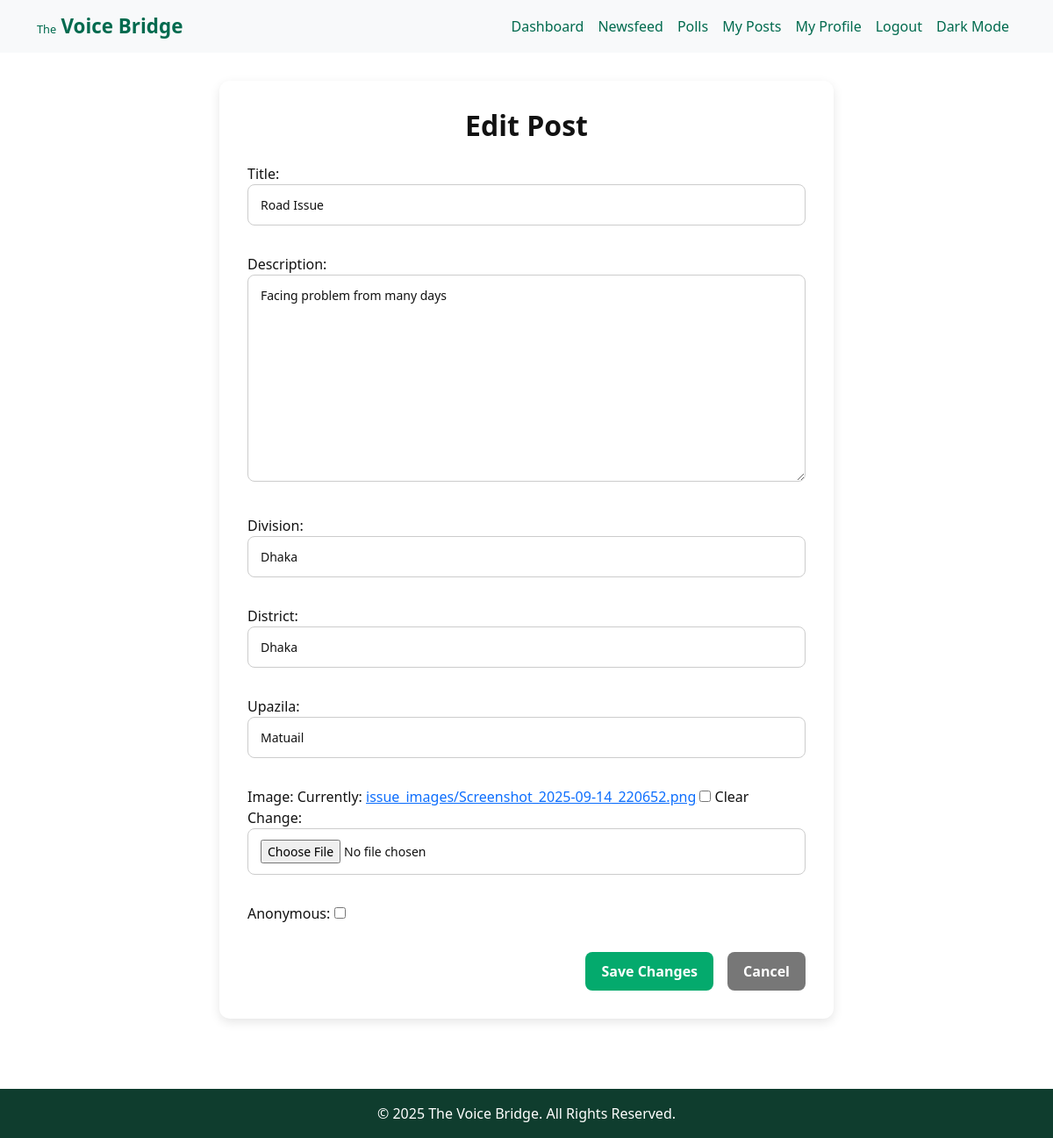
/post/10/edit/ (signed in), run on the app's committed database.
### issues/models.py (models this page shows, shortened)
class Issue(models.Model):
    user = models.ForeignKey(CustomUser, on_delete=models.SET_NULL, null=True, blank=True)
    title = models.CharField(max_length=200)
    description = models.TextField()
    image = models.ImageField(upload_to='issue_images/', blank=True, null=True)
    division = models.CharField(max_length=100)
    district = models.CharField(max_length=100)
    upazila = models.CharField(max_length=100)
    created_at = models.DateTimeField(auto_now_add=True)
    anonymous = models.BooleanField(default=False)
    status = models.CharField(max_length=20, choices=STATUS_CHOICES, default='Pending')

### users/views.py (the view)
# urls.py: path('post/<int:post_id>/edit/', views.post_edit, name='post_edit'),
@login_required
def post_edit(request, post_id):
    post = get_object_or_404(Issue, id=post_id, user=request.user)  # only own post
    if request.method == 'POST':
        form = IssueForm(request.POST, request.FILES, instance=post)
        if form.is_valid():
            form.save()
            return redirect('profile', username=request.user.username)
    else:
        form = IssueForm(instance=post)   # 👈 ekhane important
    return render(request, 'users/post_edit.html', {'form': form})

### issues/forms.py
class IssueForm(forms.ModelForm):
    class Meta:
        model = Issue
        fields = ['title', 'description', 'division', 'district', 'upazila', 'image', 'anonymous']

### templates/users/post_edit.html (shortened to what this page needs)
{% extends 'base.html' %}
{% block content %}
<div class="form-container">
  <h2>Edit Post</h2>
  <form method="post" enctype="multipart/form-data">
    {{ form.as_p }}
    <div class="form-buttons">
      <button type="submit" class="btn btn-save">Save Changes</button>
      <a href="{% url 'profile' request.user.username %}" class="btn btn-cancel">Cancel</a>
    </div>
  </form>
</div>
{% endblock %}

### templates/base.html (style rules this page uses)
:root { --bg-color: #ffffff; --text-color: #121212; --nav-bg: #f8f9fa; --nav-text: #006A4E; --footer-bg: #0F3D2E; --footer-text: #ffffff; }
html, body { height: 100%; margin: 0; background-color: var(--bg-color); color: var(--text-color); }
body { display: flex; flex-direction: column; }
.container a.btn, .container a.nav-link { transition: 0.3s ease; }

### templates/users/post_edit.html (style rules this page uses)
.form-container { max-width: 700px; margin: 2rem auto; padding: 2rem; border-radius: 12px; background-color: var(--card-light); box-shadow: 0 4px 12px rgba(0, 0, 0, 0.1); color: var(--text-dark); }
.form-container h2 { margin-bottom: 1.5rem; text-align: center; font-weight: 700; }
.form-container form { display: flex; flex-direction: column; gap: 1rem; }
.form-container input[type="text"], .form-container textarea, .form-container input[type="file"] { width: 100%; padding: 12px 14px; border-radius: 8px; border: 1px solid #ccc; font-size: 14px; transition: 0.3s; background-color: inherit; color: inherit; }
.form-buttons { display: flex; justify-content: flex-end; gap: 1rem; flex-wrap: wrap; }
.form-buttons .btn { padding: 10px 18px; border-radius: 8px; font-weight: 600; border: none; cursor: pointer; transition: 0.3s; }
.btn-save { background-color: #04AA6D; color: white; }
.btn-cancel { background-color: #777; color: white; }

### data on the page
Issue: title "Road Issue", description "Facing problem from many days", division "Dhaka", district "Dhaka", upazila "Matuail"
